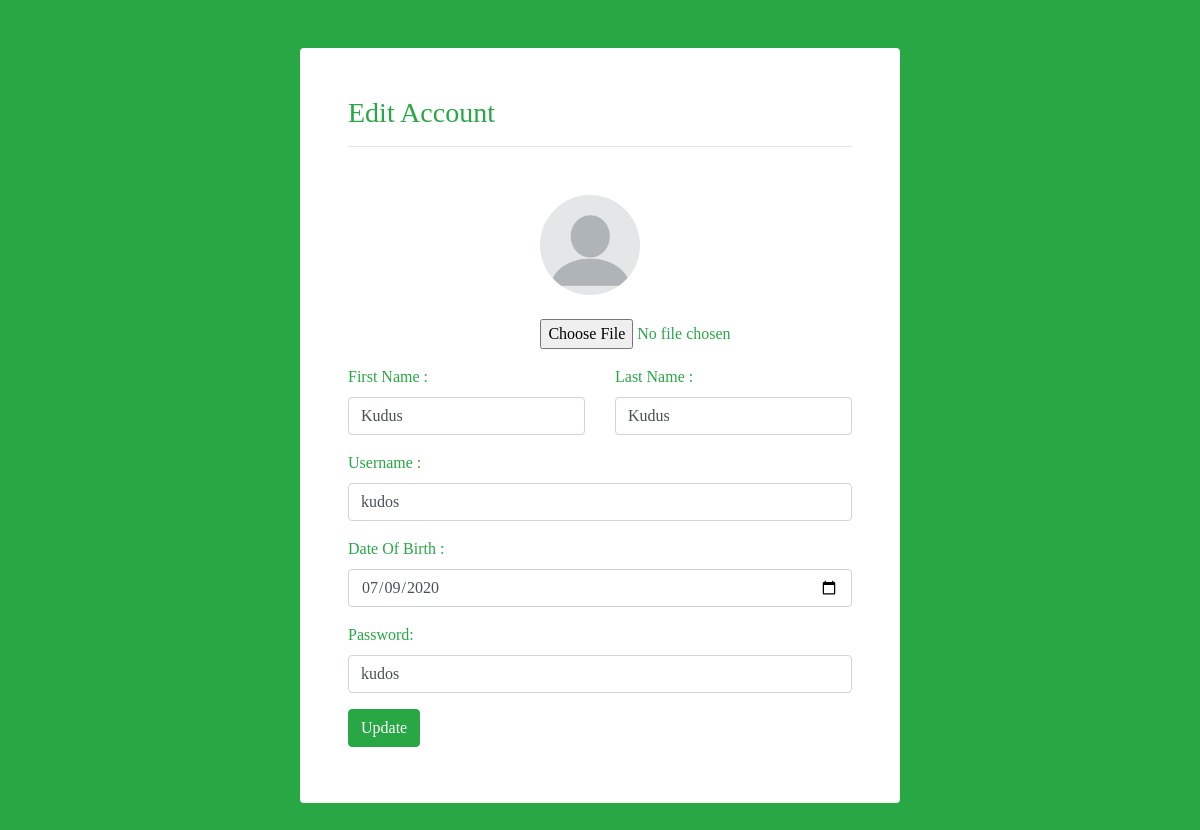
Page /home/edit.php (signed in) on the committed database.
### tables this page shows
CREATE TABLE `usertbl` (
  `id` int(11) NOT NULL,
  `pic` varchar(1000) NOT NULL,
  `fname` text NOT NULL,
  `lname` text NOT NULL,
  `dob` date NOT NULL,
  `username` varchar(100) NOT NULL,
  `pass` varchar(100) NOT NULL
);

### home/edit.php (the view, shortened to what this page needs)
<?php
include('../initialize.php');
$uname=$_SESSION['username'];
$query="SELECT * FROM usertbl WHERE username ='$uname'";
$result=$con->query($query);
while ($value=$result->fetch_assoc()) {
?>
<!DOCTYPE html>
<html>
<head>
		<link rel="stylesheet" type="text/css" href="../bootstrap-4.5.0-dist/css/bootstrap.css">
	<link rel="stylesheet" href="https://cdnjs.cloudflare.com/ajax/libs/font-awesome/4.7.0/css/font-awesome.min.css">
<link rel="stylesheet" type="text/css" href="../css/text.css">
</head>
<body class="bg-success">
<div style="width:600px;" class="container p-5 bg-white rounded my-5">
<h3 class="text-success ">Edit Account</h3>
<hr class="p-2">
<form method="POST" action="../process.php">
	<div style="margin-left:35%;" class="mt-3 p-3">
		<img src="../<?php echo $value['pic']; ?>" style="width:100px;height:100px;border-radius:100px;"><br><br>
		<input class="text-success" type="file" name="image">
	</div>
	<div class="form-group row">
		<div class="col">
			<label for='edit_fname' class="text-success">First Name :</label>
		<input class="form-control" type="text" name="edit_fname" value=<?php echo $value['fname']; ?>>
		</div>
		<div class="col">
			<label for='edit_lname' class="text-success">Last Name :</label>
		<input class="form-control" type="text" name="edit_lname" value=<?php echo $value['lname']; ?>>
		</div>
	</div>
	<div class="form-group">
		<label for="edit_uname" class="text-success">Username :</label><br>
		<input class="form-control" type="text" name="edit_uname" value=<?php echo $value['username']; ?> >
	</div>
	<div class="form-group">
		<label for="dob" class="text-success">Date Of Birth :</label><br>
		<input class="form-control" type="date"  name="edit_dob" value=<?php echo date('Y-m-d',strtotime( $value['dob'])); ?>>
	</div>
	<div class="form-group">
		<label for="uname" class="text-success">Password:</label><br>
		<input class="form-control" type="text" name="edit_uname" value=<?php echo $value['pass'];} ?>>
	</div>
	<div class="my-2">
	<button type="submit" name="edit" class="btn btn-success">Update</button>
</div>
</form>
</div>
</body>
</html>

### css/text.css (style rules this page uses)
* { font-family:montserrat; }

### rows in the picture
usertbl: pic (placeholder picture), edit_fname "Kudus", edit_lname "Kudus", edit_uname "kudos", edit_dob "07/09/2020"
